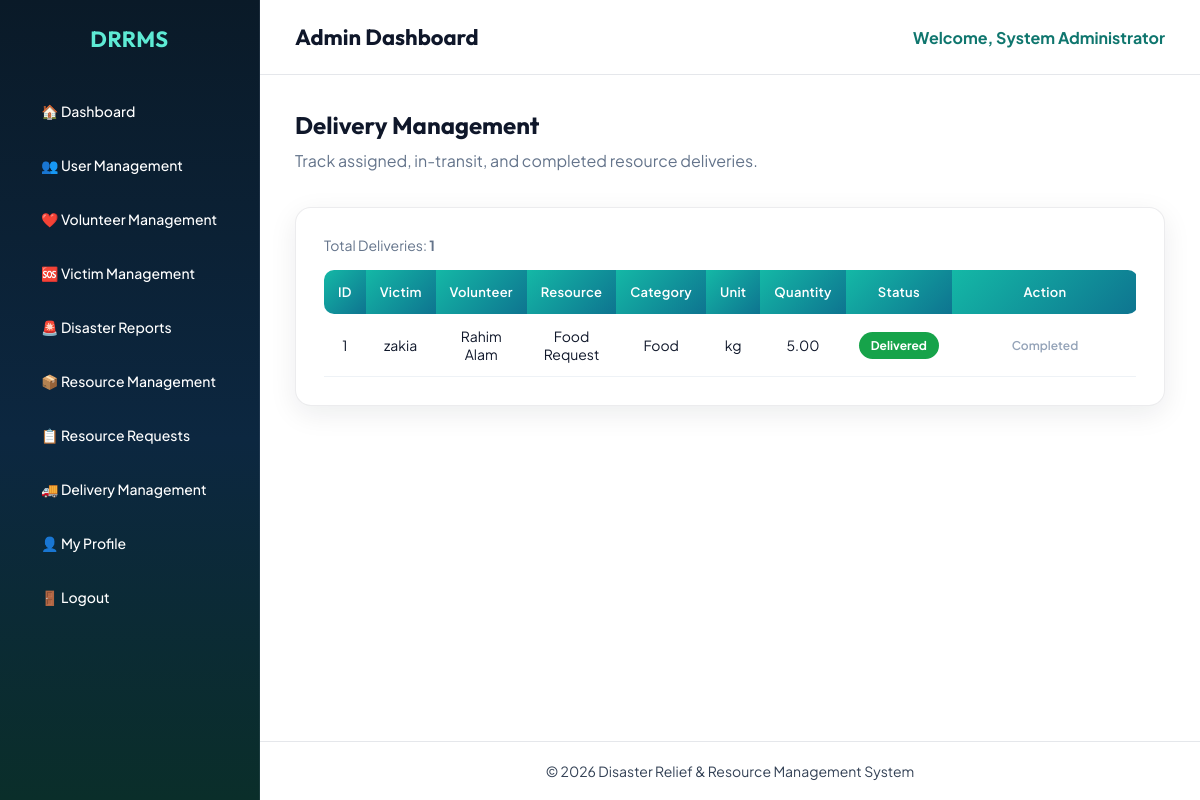
The page /admin/delivery_management.php (signed in) on the database its author committed.
### tables this page shows
CREATE TABLE `resource_request` (
  `request_id` int(11) NOT NULL,
  `victim_id` int(11) NOT NULL,
  `volunteer_id` int(11) DEFAULT NULL,
  `resource_name` varchar(100) NOT NULL,
  `category` varchar(50) NOT NULL,
  `unit` varchar(20) NOT NULL,
  `quantity` decimal(10,2) NOT NULL DEFAULT 0.00,
  `request_date` date NOT NULL,
  `status` enum('Pending','Approved','Rejected','Assigned','In Transit','Delivered') DEFAULT 'Pending'
);

CREATE TABLE `users` (
  `user_id` int(11) NOT NULL,
  `name` varchar(100) NOT NULL,
  `email` varchar(100) NOT NULL,
  `phone` varchar(20) NOT NULL,
  `address` text NOT NULL,
  `password` varchar(255) NOT NULL,
  `registration_date` date NOT NULL,
  `nid_number` varchar(20) NOT NULL,
  `role` enum('Admin','Volunteer','Victim') NOT NULL
);

### admin/delivery_management.php (the view, shortened to what this page needs)
<?php
include("../config/database.php");
$deliveries = mysqli_query($conn, "
SELECT
resource_request.*,
users.name AS victim_name,
vusers.name AS volunteer_name
FROM resource_request
INNER JOIN victim ON resource_request.victim_id=victim.victim_id
INNER JOIN users ON victim.user_id=users.user_id
LEFT JOIN volunteer ON resource_request.volunteer_id=volunteer.volunteer_id
LEFT JOIN users AS vusers ON volunteer.user_id=vusers.user_id
WHERE resource_request.status IN ('Assigned','In Transit','Delivered')
ORDER BY request_id DESC
");
$total = mysqli_num_rows($deliveries);
?>
<!DOCTYPE html>
<html lang="en">
<head>
<link rel="stylesheet" href="../css/admin.css">
<link rel="stylesheet" href="https://cdnjs.cloudflare.com/ajax/libs/font-awesome/6.7.2/css/all.min.css">
</head>
<body>
<div class="dashboard">
<?php include("../includes/admin_sidebar.php"); ?>
<div class="main-content">
<?php include("../includes/admin_header.php"); ?>
<div class="content">
<h2 style="margin-bottom:10px;">Delivery Management</h2>
<p style="color:#64748b;margin-bottom:25px;">
Track assigned, in-transit, and completed resource deliveries.
</p>
<div class="table-box">
<div class="table-meta">
<span>Total Deliveries: <strong><?php echo (int)$total; ?></strong></span>
</div>
<?php if($total > 0){ ?>
<div class="table-responsive">
<table>
<tr>
<th>ID</th>
<th>Victim</th>
<th>Volunteer</th>
<th>Resource</th>
<th>Category</th>
<th>Unit</th>
<th>Quantity</th>
<th>Status</th>
<th>Action</th>
</tr>
<?php
while($row = mysqli_fetch_assoc($deliveries))
{
    $status = $row['status'];
    $statusClass = strtolower(str_replace(' ', '-', $status));
    $id = (int)$row['request_id'];
?>
<tr>
<td><?php echo $id; ?></td>
<td><?php echo htmlspecialchars($row['victim_name']); ?></td>
<td>
<?php
echo !empty($row['volunteer_name'])
    ? htmlspecialchars($row['volunteer_name'])
    : '<span style="color:#94a3b8;">Not Assigned</span>';
?>
</td>
<td><?php echo htmlspecialchars($row['resource_name']); ?></td>
<td><?php echo htmlspecialchars($row['category']); ?></td>
<td><?php echo htmlspecialchars($row['unit']); ?></td>
<td><?php echo $row['quantity']; ?></td>
<td>
<span class="status-badge status-<?php echo htmlspecialchars($statusClass); ?>">
<?php echo htmlspecialchars($status); ?>
</span>
</td>
<td>
<div class="action-cell">
<?php if($status == "Assigned"){ ?>
<a class="assign-btn"
href="assign_volunteer.php?request=<?php echo $id; ?>">
<i class="fa-solid fa-user-pen"></i> Reassign
</a>
<?php } else { ?>
<span class="action-none">Completed</span>
<?php } ?>
</div>
</td>
</tr>
<?php } ?>
</table>
</div>
<?php } ?>
</div>
</div>
<?php include("../includes/admin_footer.php"); ?>
</div>
</div>
</body>
</html>

### css/admin.css (style rules this page uses)
:root { --bg-page:#eef4f7; --bg-deep:#061018; --bg-sidebar:#0a1a28; --primary:#14b8a6; --primary-deep:#0f766e; --accent:#f97316; --text:#0f172a; --muted:#64748b; --white:#ffffff; --border:rgba(15,23,42,.08); --gradient-primary:linear-gradient(135deg, #14b8a6 0%, #0e7490 100%); --gradient-accent:linear-gradient(135deg, #f97316 0%, #dc2626 100%); --gradient-sidebar: linear-gradient(180deg, #0a1a28 0%, #0c2740 55%, #0a2e2a 100%); --shadow:0 8px 28px rgba(15,23,42,.08); --font-display:'Outfit',sans-serif; --font-body:'Plus Jakarta Sans',sans-serif; }
* { margin:0; padding:0; box-sizing:border-box; font-family:var(--font-body); }
body { background:#ffffff; color:var(--text); }
h1,h2,h3,.sidebar h2 { font-family:var(--font-display); }
.dashboard { display:flex; min-height:100vh; background:#ffffff; }
.main-content { margin-left:260px; width:calc(100% - 260px); min-height:100vh; background:#ffffff; display:flex; flex-direction:column; }
.content { padding:35px; background:#ffffff; color:#0f172a; flex:1 0 auto; }
.content h2 { color:#0f172a; }
.table-box { margin-top:36px; background:var(--white); border-radius:16px; padding:28px; border:1px solid var(--border); box-shadow:var(--shadow); }
table { width:100%; border-collapse:collapse; }
table th { background:var(--gradient-primary); color:white; padding:14px; font-weight:600; font-size:13px; letter-spacing:.02em; }
table th:first-child { border-radius:10px 0 0 10px; }
table th:last-child { border-radius:0 10px 10px 0; }
table td { padding:13px; border-bottom:1px solid #eef2f6; text-align:center; font-size:14px; color:#0f172a; background:#ffffff; }
.action-cell { display:flex; flex-wrap:wrap; align-items:center; justify-content:center; gap:6px; min-width:160px; }
.action-none { color:#94a3b8; font-size:12px; font-weight:600; }
.table-meta { margin-bottom:16px; color:#64748b; font-size:14px; }
.table-responsive { width:100%; overflow-x:auto; }
.status-badge { display:inline-block; padding:6px 12px; border-radius:999px; font-size:12px; font-weight:700; color:#ffffff; }
.status-delivered { background:#16a34a; }

### rows shown on the page
resource_request: request_id "1", users.name "zakia", users.name "Rahim Alam", resource_name "Food Request", category "Food", unit "kg", quantity "5.00", status "Delivered", shows "Completed"

### other values the page prints
$_SESSION['name'] "System Administrator"
$total "1"
